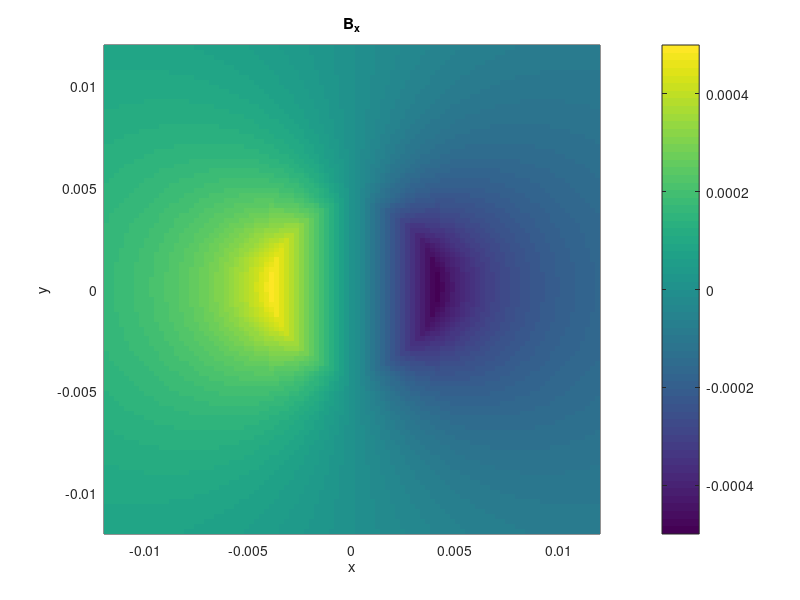
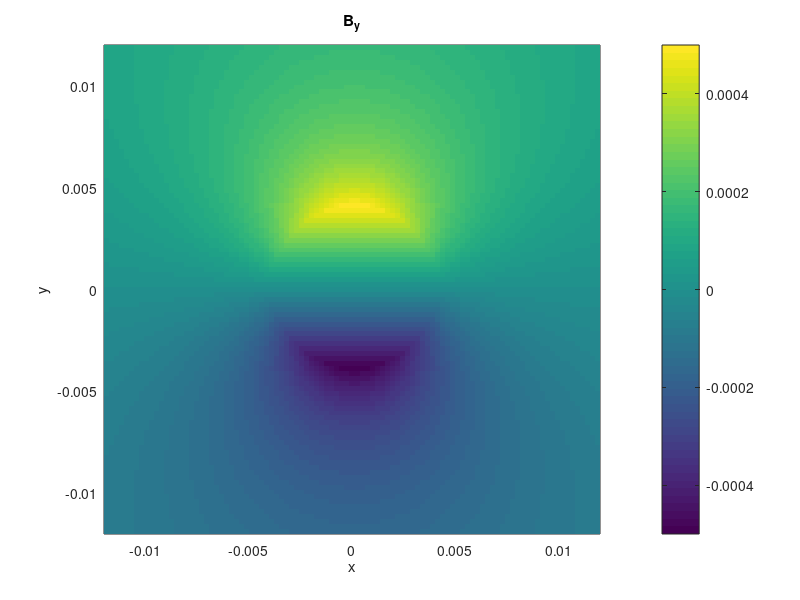
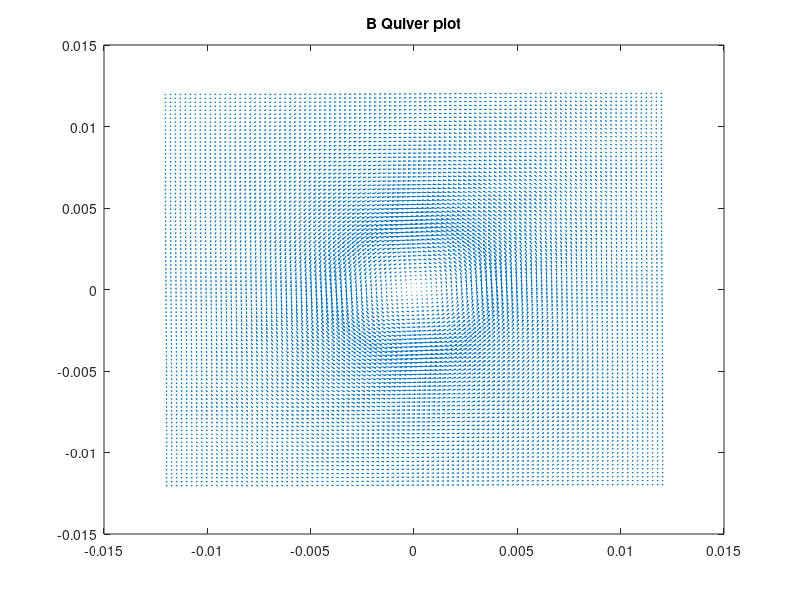
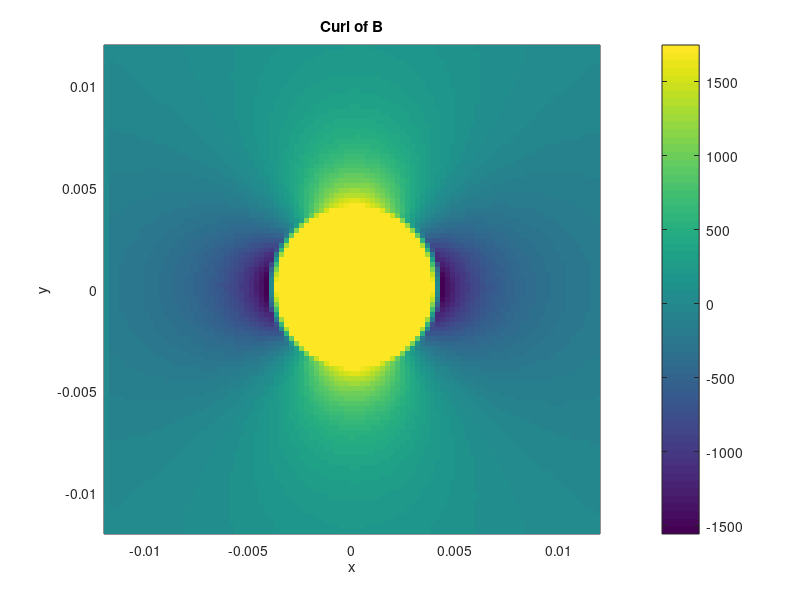

Recreate these plots in MATLAB, in order.
%% Introduction
%Aldous George
%EP 501
%Project 5
%This code contains excerpts from codes provided by Dr. Zettergen.
%https://github.com/Zettergren-Courses/EP501_matlab/
clc
clearvars
close all
%% Problem 1

%Initiation
I   = 10;               %(A)
mu0 = 4*pi*10^(-7);     %(H/m)
a   = 0.004;            %(m)

lx=100;                 %size of x
ly=100;                 %size of y
x = linspace(-3*a,3*a,lx);
y = linspace(-3*a,3*a,ly);
[X,Y] = meshgrid(x,y);

Bx = zeros(lx,ly);
By = zeros(lx,ly);

for i=1:lx
    for j=1:ly
        cond = sqrt(x(i)^2+y(j)^2); %condition for piecewise function
        if cond<a
            Bx(i,j) = (mu0*I/(2*pi*a^2))*cond*(-(y(j)/cond));
            By(i,j) = (mu0*I/(2*pi*a^2))*cond*(x(i)/cond);
        else
            Bx(i,j) = (mu0*I/(2*pi))*(1/cond)*(-(y(j)/cond));
            By(i,j) = (mu0*I/(2*pi))*(1/cond)*(x(i)/cond);
        end %if
    end %for
end %for

%1-a
%plot
%Bx
figure(1);
pcolor(X,Y,Bx);
xlim([-3*a,3*a]);
ylim([-3*a,3*a]);
xlabel('x');
ylabel('y');
title('B_x');
colorbar
shading flat
hold on
%By
figure(2)
pcolor(X,Y,By);
xlim([-3*a,3*a]);
ylim([-3*a,3*a]);
xlabel('x');
ylabel('y');
title('B_y');
colorbar
shading flat

%1-b
figure(3)
quiver(X,Y,Bx',By');
title('B Quiver plot');

%1-c
dBx=Bx(2)-Bx(1);
dBy=By(2)-By(1);
gradBx=zeros(size(Bx));
gradBy=zeros(size(By));

gradBx(1,1)=(Bx(2,1)-Bx(1,1))/dBx;
for i=1:lx
    for j=2:ly-1
        gradBx(i,j)=(Bx(i,j+1)-Bx(i,j-1))/2/dBy;    %\partial/\partial x
    end %for
end %for
gradBx(lx,ly)=(Bx(lx,ly)-Bx(lx,ly-1))/dBy;

gradBy(1,1)=(By(1,2)-By(1,1))/dBx;
for i=2:lx-1
    for j=1:ly
        gradBy(i,j)=(Bx(i+1,j)-Bx(i-1,j))/2/dBx;    %\partial/\partial x
    end %for
end %for
gradBy(lx,ly)=(By(lx-1,ly)-By(lx-1,ly))/dBy;

curlB = gradBy-gradBx;
figure(4)
pcolor(X,Y,curlB);
xlabel('x');
ylabel('y');
title('Curl of B');
colorbar
shading flat

%% Problem 2

%Initiation
Q = 1;              %(C)
a = 1;              %(m)
Eps0 = 8.854*10^-12;%(F/m)

lx = 100;                 %size of x
ly = 100;                 %size of y
lz = 100;                 %size of z
x = linspace(-3*a,3*a,lx);
y = linspace(-3*a,3*a,ly);
z = linspace(-3*a,3*a,lz);

phi=zeros(lx,ly,lz);
[X,Y] = meshgrid(x,y);

for i=1:lx
    for j=1:ly
        for k=1:lz
            cond = sqrt(x(i)^2+y(j)^2+z(k)^2); %condition for piecewise function
            if cond<a
                phi(i,j,k) = Q/(4*pi*Eps0*a)-(Q/(8*pi*Eps0*a^3))*(x(i)^2 + y(j)^2 + z(k)^2 -a^2);
            else
                phi(i,j,k) = Q/(4*pi*Eps0*cond);
            end %if
        end%for
    end%for
end%for
figure(5)
pcolor(X,Y,phi(:,:,end/2));
xlim([-3*a,3*a]);
ylim([-3*a,3*a]);
set(gca,'FontSize',15);
xlabel('x');
ylabel('y');
title('Phi');
colorbar
shading flat

%Laplacian
dx = x(2)-x(1);
dy = y(2)-y(1);
dz = z(2)-z(1);

f=phi;
g=phi;
h=phi;

for l=1:2
    %x-derivative part of the divergence
    divx=zeros(size(f));
    divx(1,:,:)=(f(2,:,:)-f(1,:,:))/dx;
    for i=2:lx-1
        divx(i,:,:)=(f(i+1,:,:)-f(i-1,:,:))/2/dx;
    end %for
    divx(lx,:,:)=(f(lx,:,:)-f(lx-1,:,:))/dx;
    
    %y-derivative part of the divergence
    divy=zeros(size(g));
    divy(:,1,:)=(g(:,2,:)-g(:,1,:))/dy;
    for j=2:ly-1
        divy(:,j,:)=(g(:,j+1,:)-g(:,j-1,:))/2/dy;
    end %for
    divy(:,ly,:)=(g(:,ly,:)-g(:,ly-1,:))/dy;
    
    %z-derivative part of the divergence
    divz=zeros(size(h));
    divz(:,:,1)=(h(:,:,2)-h(:,:,1))/dz;
    for k=2:lz-1
        divz(:,:,k)=(h(:,:,k+1)-h(:,:,k-1))/2/dz;
    end %for
    divz(:,:,lz)=(h(:,:,lz)-h(:,:,lz-1))/dz;
    f=divx;
    g=divy;
    h=divz;
end

div=divx+divy+divz;    %this is really laplacian b/c input is gradient

figure(6);
surface(X,Y,div(:,:,end/2));
set(gca,'FontSize',15);
xlabel('x');
ylabel('y');
title('Laplacian(phi)');
colorbar;
shading flat

%% Problem 3

%% Problem 4
